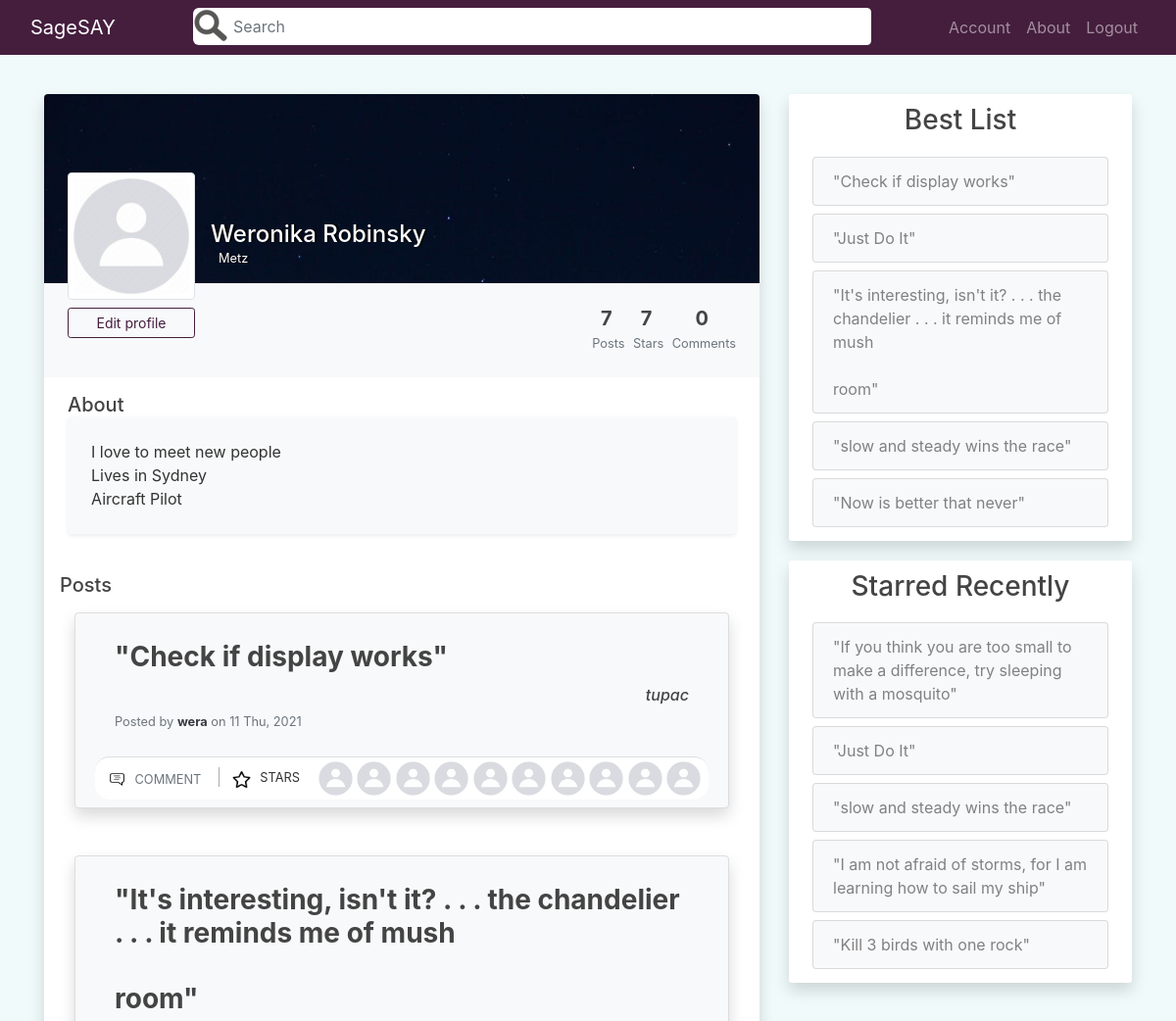
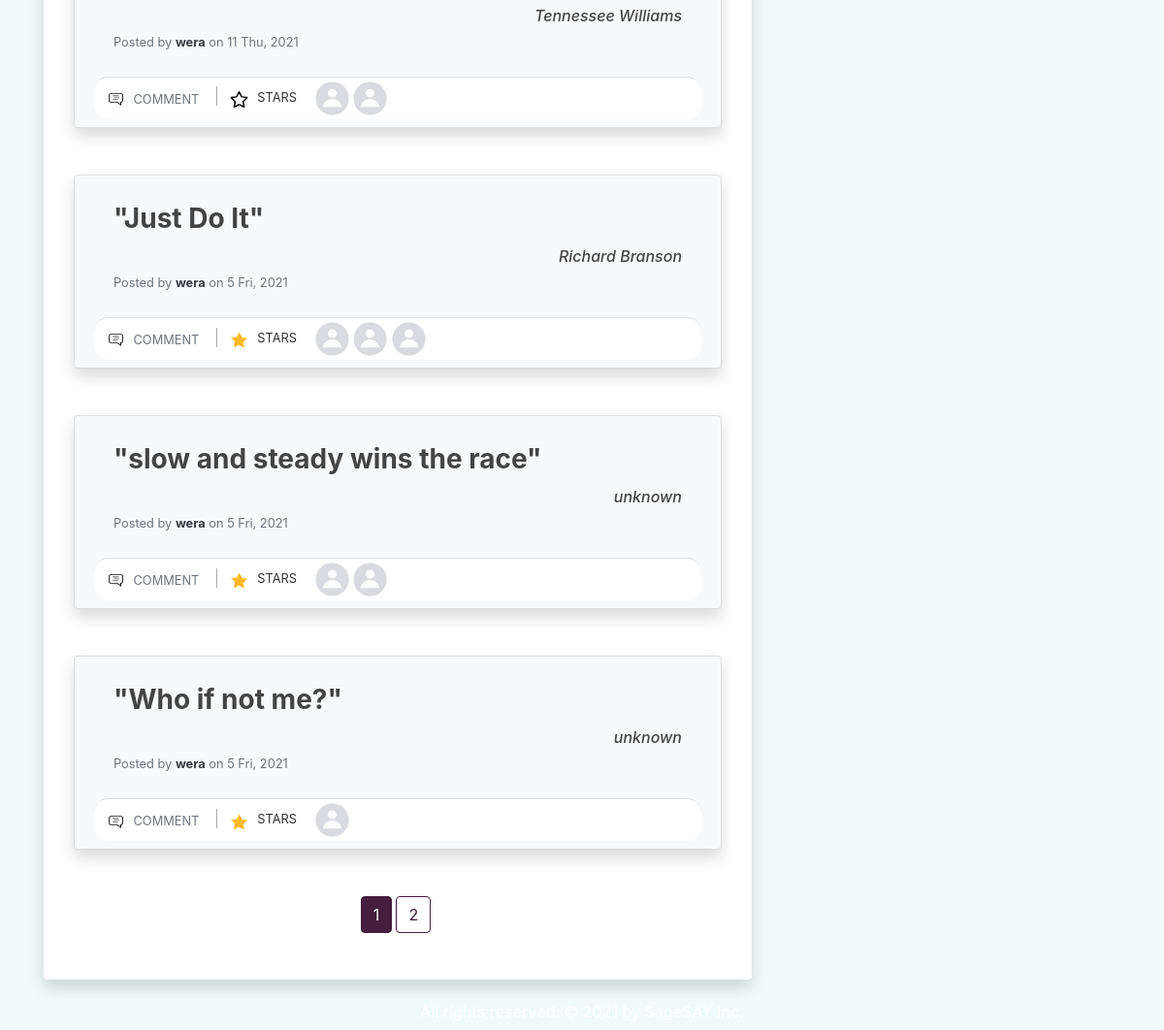
/user/wera (signed in), run on the app's committed database (2 pictures, top to bottom).
### quotes_app/models.py (models this page shows, shortened)
class User(db.Model, UserMixin):
    id = db.Column(db.Integer, primary_key=True)
    username = db.Column(db.String(20), unique=True, nullable=False)
    email = db.Column(db.String(120), unique=True, nullable=False)
    image_file = db.Column(db.String(20), nullable=False, default='default.jpg')
    password = db.Column(db.String(60), nullable=False)
    posts = db.relationship('Post', backref='posted_by', lazy=True)
    comments = db.relationship('Comment', backref='comment_author', lazy=True)
    likes = db.relationship('Like', backref='like_author', lazy=True)
    more_info = db.relationship('MoreInfoUser', backref='info_author', lazy=True)
    like_comments = db.relationship('LikeComment', backref='like_comment_author', lazy=True)

class MoreInfoUser(db.Model):
    id = db.Column(db.Integer, primary_key=True)
    last_update = db.Column(db.DateTime, nullable=False, default=dt.utcnow)
    background_pic = db.Column(db.String(20), nullable=False, default='profile_bg.jpg')
    full_name = db.Column(db.String(120), nullable=False, default='Adam Smith')
    city = db.Column(db.String(90), nullable=False, default='Sydney')
    about = db.Column(db.Text, nullable=False, default='I love to meet new people<br>Lives in Sydney<br>Aircraft Pilot')
    user_id = db.Column(db.Integer, db.ForeignKey('user.id'), nullable=False)

class Post(db.Model):
    id = db.Column(db.Integer, primary_key=True)
    author = db.Column(db.String(100), nullable=False, default='Anonymous')
    content = db.Column(db.Text, nullable=False)
    date_posted = db.Column(db.DateTime, nullable=False, default=dt.utcnow)
    user_id = db.Column(db.Integer, db.ForeignKey('user.id'), nullable=False)
    comments = db.relationship('Comment', backref='comment_post', lazy=True)
    likes = db.relationship('Like', backref='like_post', lazy=True)

### quotes_app/users/routes.py (the view)
@users.route("/user/<string:username>", methods=['GET', 'POST'])
@login_required
def user_profile(username):
    schform = SearchForm()
    page = request.args.get('page', 1, type=int)
    if schform.schsubmit.data and schform.validate_on_submit():
        if schform.query.data != '':
            return redirect(url_for('main.home', sch=schform.query.data))
        else:
            return redirect(url_for('users.user_profile', username=username, page=page))
    post_id = request.args.get('star', type=int)
    user = User.query.filter_by(username=username).first_or_404()
    if post_id:
        update_like_table(current_user, post_id)
        return redirect(url_for('users.user_profile', username=username, page=page))
    about_user = MoreInfoUser.query.filter_by(info_author=user).first()
    posts, num_posts, num_likes, num_comments = get_posts_num_plc(user)
    posts = posts.paginate(page=page, per_page=PER_PAGE)
    posts_data = prepare_posts_display(posts.items, 10)
    best_posts = get_best_posts_user(user, BEST_TREND)
    recent_stars = get_recent_stars_user(user, BEST_TREND)
    background_image = url_for('static',
        filename='background_pics/' + about_user.background_pic)
    return render_template('users/user_profile.html', title=username, posts=posts,
        posts_data=posts_data, schform=schform, user=user, about_user=about_user,
        background_image=background_image, num_posts=num_posts,
        num_likes=num_likes, num_comments=num_comments, best_posts=best_posts,
        recent_stars=recent_stars)

### quotes_app/templates/users/user_profile.html (shortened to what this page needs)
{% extends "main/layout.html" %}
{% block content %}
<div class="col-md-8">
    <div class="mx-auto">
        <div class="bg-white mb-4 shadow rounded overflow-hidden">
            <div class="px-4 pt-0 pb-4 cover" style="background-image: url('{{ background_image }}')">
                <div class="media align-items-end profile-head">
                    <div class="profile mr-3">
                        <img src="{{ url_for('static', filename='profile_pics/' + user.image_file) }}" alt="..." width="130" class="rounded mb-2 img-thumbnail img-profile">
                        {% if current_user == user %}
                            <a href="{{ url_for('users.update_profile', username=user.username) }}" class="btn btn-outline-violet btn-sm btn-block">Edit profile</a>
                        {% endif %}
                        </div>
                    <div class="media-body mb-5">
                        <h4 class="mt-0 mb-0 text-white name-city-shadow">{{ about_user.full_name }}</h4>
                        <p class="small mb-4 text-white name-city-shadow"> {{ about_user.city }}</p>
                    </div>
                </div>
            </div>
            <div class="bg-light p-4 d-flex justify-content-end text-center">
                <ul class="list-inline mb-0">
                    <li class="list-inline-item">
                        <h5 class="font-weight-bold mb-0 d-block">{{ num_posts }}</h5><small class="text-muted"> Posts</small>
                    </li>
                    <li class="list-inline-item">
                        <h5 class="font-weight-bold mb-0 d-block">{{ num_likes }}</h5><small class="text-muted"> Stars</small>
                    </li>
                    <li class="list-inline-item">
                        <h5 class="font-weight-bold mb-0 d-block">{{ num_comments }}</h5><small class="text-muted"> Comments</small>
                    </li>
                </ul>
            </div>
            <div class="px-4 py-3">
                <h5 class="mb-0">About</h5>
                <div class="p-4 rounded shadow-sm bg-light">
                    {{ about_user.about | safe }}
                </div>
            </div>
            <div class="py-4 px-3">
                <div class="d-flex align-items-center justify-content-between mb-3">
                    <h5 class="mb-0">Posts</h5>
                </div>
                <div class="container">
                    {% for post in posts_data %}
                        <div class="card rounded shadow bg-light py-2 mb-5">
                            <div class="card-body">
                                <div class="row">
                                    <div class="col-12 link-post-content">
                                        <a href="{{ url_for('posts.post', post_id=post[-2].id) }}"><h3 class="card-title "><b>"{{ post[-2].content | safe }}"</b></h3></a>
                                    </div>
                                    <div class="col-12 d-flex justify-content-end text-center">
                                        <h6><i>{{ post[-2].author }}</i></h6>
                                    </div>
                                    <div class="col mt-2">
                                        <h6 class="card-subtitle mb-2 text-muted">
                                            <p class="card-text text-muted small"> Posted by <a href="{{ url_for('users.user_profile', username=post[-2].posted_by.username) }}" class="font-weight-bold text-dark"> {{ post[-2].posted_by.username }}</a> on {{ post[-2].date_posted.strftime('%-d %a, %Y') }}</p>
                                        </h6>
                                    </div>
                                </div>
                            </div>
                            <div class="card-footer bg-white p-1">
                                <div class="row">
                                    <div class="col-md-auto pr-1">
                                        <a href="{{ url_for('posts.post', post_id=post[-2].id) }}" class="btn btn-outlined btn-black text-muted bg-transparent p-1 ml-1 mr-2" data-wow-delay="0.7s">
                                            <img src="{{ url_for('static', filename='icons_photos/comment.png') }}" class="mr-1 " width="19" height="19">
                                            <small>COMMENT</small>
                                        </a>
                                        <a href="{{ url_for('users.user_profile', username=user.username, page=posts.page, star=post[-2].id) }}" class="btn btn-outlined btn-black text-muted bg-transparent p-1 ml-2 mr-0" data-wow-delay="0.7s">
                                            {% if post[-1] == True %}
                                                <img src="{{ url_for('static', filename='icons_photos/christmas-star.png') }}" width="19" height="19">
                                            {% else %}
                                                <img src="{{ url_for('static', filename='icons_photos/star.png') }}" width="19" height="19">
                                            {% endif %}
                                        </a>
                                        <small>STARS</small>
                                    </div>
                                    <div class="col-md-auto">
                                        <ul class="list-inline mb-0">
                                            {% for user in post[:-2] %}
                                            <li class="list-inline-item">
                                                <a href="{{ url_for('users.user_profile', username=user.username) }}">
                                                    <img src="{{ url_for('static', filename='profile_pics/' + user.image_file) }}" alt="DP" class=" rounded-circle" width="35" height="35">
                                                </a>
                                            </li>
                                            {% endfor %}
                                        </ul>
                                    </div>
                                </div>
                            </div>
                        </div>
                    {% endfor %}
                    <div class="container d-flex justify-content-center">
                        {% for page_num in posts.iter_pages(left_edge=1, right_edge=1, left_current=2, right_current=3) %}
                            {% if page_num %}
                                {% if posts.page == page_num %}
                                <a class="mb-4 mr-1 btn btn-violet" href="{{ url_for('users.user_profile', username=user.username, page=page_num) }}">{{ page_num }}</a>
                                {% else %}
                                    <a class="mb-4 mr-1 btn btn-outline-violet" href="{{ url_for('users.user_profile', username=user.username, page=page_num) }}">{{ page_num }}</a>
                                {% endif %}
                            {% else %}
                                ...
                            {% endif %}
                        {% endfor %}
                    </div>
                </div>
            </div>
        </div>
    </div>
</div>
<div class="col-md-4">
    <div class="content-section shadow">
        <div class="mb-3 text-center">
            <h3>Best List</h3>
        </div>
        <ul class="list-group">
            {% if not best_posts %}
                {% if current_user == user %}
                    <a href="{{ url_for('posts.new_post') }}"><li class="list-group-item list-group-item-light">No Adages. Add one.</li></a>
                {% else %}
                    <li class="list-group-item list-group-item-light">No Adages to show.</li>
                {% endif %}
            {% else %}
                {% for post in best_posts %}
                    <a href="{{ url_for('posts.post', post_id=post.id) }}" class="p-1"><li class="list-group-item list-group-item-light">"{{ post.content | safe }}"</li></a>
                {% endfor %}
            {% endif %}
        </ul>
    </div>
    <div class="content-section shadow">
        <div class="mb-3 text-center">
            <h3>Starred Recently</h3>
        </div>
        <ul class="list-group">
            {% if not recent_stars %}
                {% if current_user == user %}
                    <a href="{{ url_for('main.home') }}"><li class="list-group-item list-group-item-light">No Adages. Give one a star.</li></a>
                {% else %}
                    <li class="list-group-item list-group-item-light">No Adages to show.</li>
                {% endif %}
            {% else %}
                {% for post in recent_stars %}
                <a href="{{ url_for('posts.post', post_id=post.id) }}" class="p-1"><li class="list-group-item list-group-item-light">"{{ post.content | safe }}"</li></a>
                {% endfor %}
            {% endif %}
        </ul>
    </div>
</div>
{% endblock content %}

### quotes_app/templates/main/layout.html (shortened to what this page needs)
<!doctype html>
<html lang="en">
    <head>
        <link rel="stylesheet" href="https://stackpath.bootstrapcdn.com/bootstrap/4.3.1/css/bootstrap.min.css">
        <link rel="stylesheet" type="text/css" href="{{ url_for('static', filename='css/main.css') }}">
    </head>
    <body>
        <div class="content">
            <div class="navbar navbar-expand-md navbar-dark bg-violet fixed-top">
                <div class="container-fluid">
                    <div class="justify-content-between navbar-helper justify-content-center">
                        <div>
                            <a class="navbar-brand" href="{{ url_for('main.home') }}">SageSAY</a>
                        </div>
                        <div class="nav-form w-100 pr-2">
                            <form method="POST" action="">
                                <div class="input-group">
                                        <div class="search-field">
                                        </div>
                                        {{ schform.query(class="form-control pl-1 pr-0", placeholder=schform.query.label.text) }}
                                </div>
                            </form>
                        </div>
                    </div>
                    <div class="collapse navbar-collapse" id="navbarNav">
                        <div class="navbar-nav">
                            {% if current_user.is_authenticated %}
                                <a class="nav-item nav-link" href="{{ url_for('users.user_profile', username=current_user.username) }}">Account</a>
                                <a class="nav-item nav-link" href="{{ url_for('main.about') }}">About</a>
                                <a class="nav-item nav-link" href="{{ url_for('users.logout') }}">Logout</a>
                            {% else %}
                                <a class="nav-item nav-link" href="{{ url_for('main.about') }}">About</a>
                                <a class="nav-item nav-link" href="{{ url_for('users.login') }}">Login</a>
                                <a class="nav-item nav-link" href="{{ url_for('users.register') }}">Register</a>
                            {% endif %}
                        </div>
                    </div>
                </div>
            </div>
            <div role="main" class="container mt-80 align-items-stretch">
                <div class="row justify-content-center">
                    {% block content %}{% endblock content %}
                </div>
            </div>
        </div>
        <footer class="footer"><h6 class="mx-auto" style="color: white;">All rights reserved. &#169; 2021 by SageSAY Inc.</h6></footer>
    </body>
</html>

### data on the page
User: image_file (picture), content "Who if not me?", author "unknown", username "wera", date_posted "5 Fri, 2021"
MoreInfoUser: full_name "Weronika Robinsky", city "Metz", about "I love to meet new people Lives in Sydney Aircraft Pilot"
User: content "Check if display works", author "tupac", username "wera", date_posted "11 Thu, 2021", shows a picture, image_file (placeholder picture), content "It's interesting, isn't it? . . . the chandelier . . . it reminds me of mush room", author "Tennessee Williams", content "Just Do It", author "Richard Branson", date_posted "5 Fri, 2021", content "slow and steady wins the race", author "unknown"
User: image_file (placeholder picture)
User: image_file (placeholder picture)
User: image_file (placeholder picture)
User: image_file (placeholder picture)
User: image_file (placeholder picture)
User: image_file (placeholder picture)
User: image_file (placeholder picture)
User: image_file (placeholder picture)
User: image_file (placeholder picture)
Post: content "Check if display works"
Post: content "Just Do It"
Post: content "It's interesting, isn't it? . . . the chandelier . . . it reminds me of mush room"
Post: content "slow and steady wins the race"
Post: content "Now is better that never"
Post: content "If you think you are too small to make a difference, try sleeping with a mosquito"
Post: content "I am not afraid of storms, for I am learning how to sail my ship"
Post: content "Kill 3 birds with one rock"

### other printed values
{{ num_posts }} "7"
{{ num_likes }} "7"
{{ num_comments }} "0"
{{ page_num }} "1"
{{ page_num }} "2"
